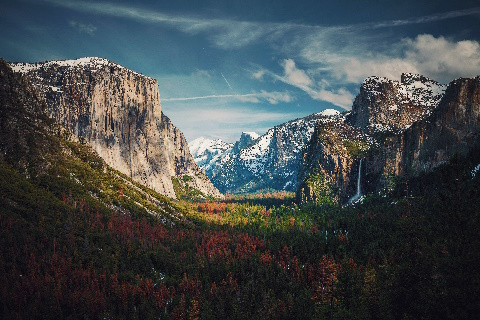
#> input picture _input_images/aniket-deole-M6XC789HLe8-unsplash.jpg, 480 x 320 px, given in place of andrew-ly-5AftAzShDDQ-unsplash.jpg, which was not available
$ python batch_processing.py   (older library calls are emulated)
#> lines starting #> are read from the running program, lines starting #| are printed output that depends on the picture; pictures that were not available may be replaced by others from this repository, and a replacement may not be noted
### genetic_algorithms/common/run.py
from datetime import datetime
import logging
import os
from pathlib import Path
import pickle
from runpy import run_path
from shutil import rmtree
from typing import Any, Dict, Optional

import cv2

from genetic_algorithms.common.genetic_algorithm_protocol import GeneticAlgorithm
from genetic_algorithms.common.genetic_algorithm_generator import make_genetic_algorithm_generator


logger = logging.getLogger(__name__)


DECIMALS = 3
SCORE_MULTIPLIER = 10 ** DECIMALS


def run_genetic_algorithm_strategy(
    output_directory_path       : Path,
    genetic_algorithm_strategy  : GeneticAlgorithm,
    n_iterations_patience       : int,
    score_interval              : int,
    is_pickling_desired         : bool,
    termination_score           : int,
) -> Any:
    last_rounded_score = 100 * SCORE_MULTIPLIER
    last_written_score = last_rounded_score
    n_iterations_with_same_score = 0
    last_update_time = datetime.now()

    genetic_generator = make_genetic_algorithm_generator( genetic_algorithm_strategy )

    # [7 lines left out: function write_results, not called in this run]

    logger.info('Running visual genetic algorithm')
    start_time = datetime.now()
    best_specimen_raw = None  # just to make sure that the variable exists in case the generator is empty
    for generation, best_image_rgb, best_score, best_specimen_raw in genetic_generator:
        current_update_time = datetime.now()
        update_time_microseconds = ( current_update_time - last_update_time ).microseconds
        last_update_time = current_update_time

        # we want to use the score (commonly an equality percentage) and 3 decimals
        rounded_score = round( best_score * 100 * SCORE_MULTIPLIER )
        report_string = f'gen_{generation:06d}__dt_{update_time_microseconds}_ms__score_{rounded_score}'

        logger.info( report_string )

        # if score does not change, have patience.
        if rounded_score == last_rounded_score:
            n_iterations_with_same_score += 1
        else:
            n_iterations_with_same_score = 0

            # We only write images if they show enough improvement compared to the last written one
            if last_written_score - rounded_score >= score_interval:
                write_results( report_string, best_image_rgb, best_specimen_raw)
                last_written_score = rounded_score

        # if ran out of patience, write the final result, and break
        if (
            n_iterations_with_same_score == n_iterations_patience
            or rounded_score <= termination_score
        ):
            write_results( report_string, best_image_rgb, best_specimen_raw)
            logger.info( 'Ran out of patience' )
            break

        last_rounded_score = rounded_score

    end_time = datetime.now()
    convergence_time = end_time - start_time
    logger.info( f'Converged in {convergence_time.seconds} seconds.' )
    logger.info( 'DONE' )
    return best_specimen_raw


def _load_get_function_from_python_file( path : Path ):
    module   = run_path( str( path ) )
    f_get    = module.get( 'get' )
    return f_get


def run_genetic_algorithm_by_name(
        input_image_path        : Path,
        output_directory_path   : Path,
        algorithm_file_name     : str,
        algorithm_arguments     : Optional[Dict] = None,
        n_iterations_patience   : int   = 100,
        score_interval          : int   = 500,
        is_pickling_desired     : bool  = True,
        termination_score       : int   = 3500
) -> Any:

    logger.info( f'Loading input image from {input_image_path}' )
    target_image = cv2.imread( str( input_image_path ) )
    assert target_image is not None, f"Could not read target_image: {input_image_path}"

    logger.info( f'Ensuring an empty output directory' )
    if output_directory_path.exists():
        rmtree( output_directory_path )
    os.mkdir( f'{output_directory_path}' )

    root_directory_path = Path(__file__).parent.parent.parent
    logger.info( f'Looking for algorithm with name "{algorithm_file_name}"' )
    algorithm_file_path = Path(f'{root_directory_path}/genetic_algorithms/impl/{algorithm_file_name}.py')
    logger.info( f'Loading algorithm from {algorithm_file_path}' )
    f_get = _load_get_function_from_python_file( algorithm_file_path )

    algorithm_arguments = algorithm_arguments or { }
    genetic_algorithm = f_get(target_image, **algorithm_arguments)

    result = run_genetic_algorithm_strategy(
        output_directory_path,
        genetic_algorithm,
        n_iterations_patience,
        score_interval,
        is_pickling_desired,
        termination_score
    )
    return result


# [33 lines left out: function run_genetic_algorithm_pointillism, not called in this run]

### genetic_algorithms/common/simple_genetic_algorithm_base.py
from typing import Tuple
from abc import ABC, abstractmethod

from genetic_algorithms.common.reproduction import asexual_copy_reproduction
from genetic_algorithms.common.fitness import get_fitness_from_absolute_difference_image
from genetic_algorithms.common.selection import select_top_n
from utils.absolute_difference_image import get_absolute_difference_image

from genetic_algorithms.common.genetic_algorithm_protocol import (
    Specimen,
    Population,
    FitnessScores,
    Image,
)


class SimpleGeneticAlgorithmBase( ABC ):

    """
    This Abstract base class defines default implementations for many of the GeneticAlgorithm methods.
    Conceptually I do not think they are typical default implementation for genetic algorithms in general,
    but they turned out to be useful defaults for the genetic algorithms I created.

    Note that an argument could be made that as a genetic algorithm this is very minimal,
    because the reproduction is asexual and there is no crossover of genes from different parents,
    and survival of the fittest boils down to whether the last mutation was an improvement or not,
    because n_selection is also 1 by default.
    This could have been written as a big for loop,
    but the benefit of a genetic/evolutionary setup is that you can easily experiment with many cool variations!
    """

    def __init__( self, target_image : Image, n_population : int = 1, n_selection : int = 1 ):
        self._target_image = target_image
        self._n_population = n_population
        self._n_selection = n_selection
        self._height, self._width, self._channels = self._target_image.shape

    # [14 lines left out: functions get_initial_population, apply_mutation_inplace, not called in this run]

    def apply_reproduction( self, population : Population ) -> Population:
        """
        Note that currently the parent populations is always added back to the population after mutations.
        This is to guarantee the best fitness score of the population will never become worse.
        Even if all mutations are bad, the same parents will be selected again,
        and the best score for the generation will be equal to that of the previous.
        """
        return asexual_copy_reproduction( population, self._n_population )

    # [28 lines left out: functions get_fitness, apply_selection, get_specimen_image_rgb, not called in this run]

    def is_done( self ) -> bool:
        # By default, a genetic algorithm itself wants to run indefinitely
        # However, the code that runs the genetic algorithm might impose additional termination criteria
        return False

### utils/image_gradient.py
import cv2
import math

import numpy as np

from primitives.point import Point


class ImageGradient:

    def __init__( self, image : np.ndarray, is_hsv : bool = False, blur_kernel_size = None, blur_magnitude = 0 ) :

        if blur_kernel_size is None :
            blur_kernel_size = int( min( image.shape[ :2 ] ) / 50 )
        if blur_kernel_size % 2 == 0 :
            blur_kernel_size += 1

        if is_hsv:
            bgr = cv2.cvtColor( image, cv2.COLOR_HSV2BGR )
            gray = cv2.cvtColor( bgr, cv2.COLOR_BGR2GRAY )
        else:
            gray = cv2.cvtColor( image, cv2.COLOR_BGR2GRAY )

        dx = cv2.Scharr( gray, cv2.CV_32F, 1, 0 )
        dy = cv2.Scharr( gray, cv2.CV_32F, 0, 1 )

        blur_kernel_size_2d = (blur_kernel_size, blur_kernel_size)
        self._dx = cv2.GaussianBlur( dx, blur_kernel_size_2d, blur_magnitude )
        self._dy = cv2.GaussianBlur( dy, blur_kernel_size_2d, blur_magnitude )


    # [12 lines left out: functions get_direction, get_magnitude, not called in this run]

### utils/color_palette.py
import itertools
import random
import numpy as np

import cv2
from sklearn.cluster import KMeans

from primitives.color import HSVColor


DEFAULT_COLOR_DELTAS = itertools.product(
    [ 0, 10, -10 ], # B or Hue deltas
    [ 0, 30 ], # G or Saturation deltas
    [ 0 ], # R or Value deltas
)


def color_distance(color1, color2):
    return np.linalg.norm(np.array(color1) - np.array(color2))


def write_palette_image( palette, n_main_colors : int, out_path : str, is_hsv : bool, section_size = 50 ) -> None:
    n_total_colors = len( palette )
    n_variations = int( n_total_colors / n_main_colors )

    palette_width = n_variations * section_size
    palette_height = n_main_colors * section_size

    palette_image = np.zeros( ( palette_height, palette_width, 3 ), dtype = np.uint8 )
    palette_image.fill( 255 )  # Fill with white

    for i, color in enumerate( palette ):
        x_min = ( i // n_main_colors ) * section_size
        y_min = ( i % n_main_colors ) * section_size
        x_max = x_min + section_size
        y_max = y_min + section_size
        cv2.rectangle( palette_image, ( x_min, y_min ), ( x_max, y_max ), color, -1 )

    if is_hsv:
        palette_image = cv2.cvtColor( palette_image, cv2.COLOR_HSV2BGR )

    cv2.imwrite( out_path, palette_image )
    print(f'Wrote color palette to "{out_path}"')


class ColorPalette:

    def __init__(
            self,
            image : np.ndarray,
            is_hsv : bool,
            n_colors : int = 17,
            color_deltas = DEFAULT_COLOR_DELTAS,
            out_path = None,
    ):

        # determine the main colors in the image
        clustering_obj = KMeans(n_clusters=n_colors)
        clustering_obj.fit(image.reshape(-1,3))
        main_colors = np.array( clustering_obj.cluster_centers_ )

        # Sort the colors based on their similarity (Euclidean distance)
        reference_color = np.array( [ 0, 0, 0 ], dtype = np.uint8 )  # Black color as a reference
        color_similarity = np.array( [ color_distance( color, reference_color ) for color in main_colors ] )
        sorted_indices = np.argsort( color_similarity )
        main_colors = main_colors[ sorted_indices ]

        # create variations on the main colors, using specified deltas
        palette = []
        for current_delta in color_deltas:
            new_colors = np.add(main_colors, current_delta)

            # Compensate for hsv boundaries
            # Since Hue is cyclical we fix it using a modulus
            if is_hsv:
                new_colors[:,0] %= 180

            new_colors = np.minimum( new_colors, np.array([255, 255, 255]))
            new_colors = np.maximum( new_colors, np.array([  0,   0,   0]))
            palette.extend(new_colors)

        self.colors = np.array( palette )

        if out_path:
            write_palette_image( palette, n_colors, out_path, is_hsv )


    # [9 lines left out: function get_matching_color_with_probabilities, not called in this run]

### primitives/color.py
import random
from typing import NewType, Union

from primitives.image import Image
from utils import random_shift_within_range

import cv2
import numpy as np


BGRColor = NewType( 'BGRColor', tuple[ int, int, int ] )
HSVColor = NewType( 'HSVColor', tuple[ int, int, int ] )
Color = Union[ BGRColor, HSVColor ]


# [6 lines left out: function random_hsv_color, not called in this run]


# The function for random hue, saturation, value,
# might be useful in the future
# if you want to do more fine-grained mutations


def random_color_hue() -> int:
    random_h = int( random.random() * 179 )
    return random_h


def random_color_saturation() -> int:
    random_s = int( random.random() * 255 )
    return random_s


def random_color_value() -> int:
    random_v = int( random.random() * 255 )
    return random_v


# [26 lines left out: functions random_shift_color_hue, random_shift_color_saturation, random_shift_color_value, not called in this run]


def get_blank_image_like( example_image, use_hsv = False ) -> Image:
    blank_image = np.zeros_like( example_image )
    blank_image.fill( 255 )
    if use_hsv:
        blank_image = cv2.cvtColor( blank_image, cv2.COLOR_BGR2HSV )
    return blank_image

### utils/absolute_difference_image.py
import cv2
import numpy as np


def get_absolute_difference_image( specimen_image, target_image ) -> np.ndarray:
    diff_image_3 = cv2.absdiff(
        np.array( specimen_image, np.int16 ),
        np.array( target_image, np.int16 )
    )
    diff_image_1 = np.sum(diff_image_3, axis=2) / 3 # divide by 3 because we summed 3 channels
    return diff_image_1

### genetic_algorithms/common/reproduction.py
import copy
import random

from genetic_algorithms.common.genetic_algorithm_protocol import Population


# [38 lines left out: functions specimen_random_distribute_crossover, random_list_crossover, not called in this run]


def asexual_copy_reproduction( parent_population, target_size ):
    n_copies, n_remainder = divmod( target_size, len(parent_population) )
    new_population = []
    for _ in range(n_copies):
        new_population.extend( copy.deepcopy(parent_population))
    new_population.extend( copy.deepcopy(parent_population[:n_remainder]))
    return new_population

### utils/sample_weighted_position_from_image.py
from primitives.point import Point

import numpy as np


def sample_weighted_position_from_image( diff_image ) -> Point:
    flat_indices = np.arange( np.product( diff_image.shape ) )
    flat_weights = diff_image.ravel()
    sum_weights = np.sum( flat_weights )
    flat_probabilities = flat_weights / sum_weights
    random_flat_index = np.random.choice(flat_indices, p=flat_probabilities )
    position = np.unravel_index( random_flat_index, diff_image.shape )
    return Point( int( position[1]), int(position[0]) )

### genetic_algorithms/common/genetic_algorithm_generator.py
import random

from genetic_algorithms.common.genetic_algorithm_protocol import GeneticAlgorithm
from typing import Generator

import numpy as np


def make_genetic_algorithm_generator( genetic_algorithm : GeneticAlgorithm, random_seed : int = 1337 ) -> Generator:
    """
    A generator that for every iteration of the genetic algorithm returns results
    """
    # use a seed to make things reproducible
    random.seed( random_seed )
    np.random.seed( random_seed )

    generation_index = 0
    parent_population = genetic_algorithm.get_initial_population()

    while not genetic_algorithm.is_done():
        generation_index += 1

        # Note that performing reproduction for the first time,
        # might not result in any offspring.
        population = genetic_algorithm.apply_reproduction( parent_population )
        genetic_algorithm.apply_mutation_inplace( population )

        # add non-mutated parents back to population,
        # to guarantee that fitness scores will never become worse
        population += parent_population

        fitness_scores = genetic_algorithm.get_fitness( population )
        selected_population, selected_fitness_scores = genetic_algorithm.apply_selection(
            population,
            fitness_scores,
        )

        # Sort population on fitness
        # Lower fitness score is better!
        scored_population = zip( selected_population, selected_fitness_scores )
        get_fitness = lambda t : t[ 1 ]
        population_sorted, fitness_scores_sorted = zip( *sorted( scored_population, key = get_fitness ) )
        best_specimen = population_sorted[0]

        # This population will be the parents of the next generation
        parent_population = list(population_sorted)

        best_image = genetic_algorithm.get_specimen_image_rgb(best_specimen)
        best_score = fitness_scores_sorted[0]

        yield generation_index, best_image, best_score, best_specimen

### mains/batch_processing.py
import itertools
import logging
from pathlib import Path

from genetic_algorithms.common.run import run_genetic_algorithm_by_name
from redraw import redraw_painting_at_4k, redraw_pointillism_as_svg

import cv2


logger = logging.getLogger(__name__)


ROOT_DIR                        = Path( __file__ ).parent.parent
DEFAULT_INPUT_IMAGE_PATH        = ROOT_DIR / '_input_images'
DEFAULT_OUTPUT_DIRECTORY_PATH   = ROOT_DIR / 'results'
DEFAULT_BRUSH_DIRECTORY         = ROOT_DIR / '_input_images/brushes'


UNSPLASH_IMAGES = [
    "calvin-mano-CXS27RrJObQ-unsplash.jpg",
    "damian-patkowski-T-LfvX-7IVg-unsplash.jpg",
    "elisa-stone-ceKhGIXOGtA-unsplash.jpg",
    "faris-mohammed-jeRcm7wI-Hw-unsplash.jpg",
    "jaime-spaniol-RvV6qccrbkA-unsplash.jpg",
    "jeremy-bishop-rigCO5cf22I-unsplash.jpg",
    "pine-watt-2Hzmz15wGik-unsplash.jpg",
    "ricardo-frantz-D9lDqguxy4Y-unsplash.jpg",
    "sagar-kulkarni-8Td8zBzoAfM-unsplash.jpg",
    "tim-mossholder-cO5-QcKIR9o-unsplash.jpg",
    "bailey-zindel-NRQV-hBF10M-unsplash.jpg",
]


# [41 lines left out: functions painting, abstract, not called in this run]


CITIES_IMAGES = [
    'denys-nevozhai-2vmT5_FeMck-unsplash.jpg'
]


def pointillism():
    images = [
        # 'tim-mossholder-cO5-QcKIR9o-unsplash.jpg',
        # 'david-clode-oTMGUchAwTQ-unsplash.jpg',
        # 'hasse-lossius-j9CIeJZIECk-unsplash.jpg',
        # 'olga-kononenko-Ltyfaze30SA-unsplash.jpg',
        'andrew-ly-5AftAzShDDQ-unsplash.jpg',
    ]
    for image_name in images:
        image_directory_name = f'{Path( image_name ).stem}'
        output_directory_path = DEFAULT_OUTPUT_DIRECTORY_PATH / image_directory_name
        use_hsv = True
        args = {
            'input_image_path' : DEFAULT_INPUT_IMAGE_PATH / image_name,
            'output_directory_path' : output_directory_path,
            'algorithm_file_name' : 'pointillism',
            'is_pickling_desired' : True,
            'algorithm_arguments' : {
                'out_path_color_palette' : f'{output_directory_path}/{"color_palette.png"}',
                'use_hsv' : use_hsv,
            },
        }

        result = run_genetic_algorithm_by_name( **args )
#> in run_genetic_algorithm_by_name, target_image is the input picture: shape (320, 480, 3); mean B, G, R 75.2, 72.9, 67.2
#> in __init__, `gray = cv2.cvtColor( bgr, cv2.COLOR_BGR2GRAY )`:
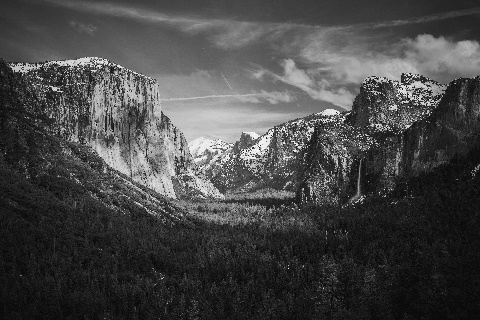
#> gray: shape (320, 480); min 1, max 253, mean 71.1
#> in __init__, `dx = cv2.Scharr( gray, cv2.CV_32F, 1, 0 )`:
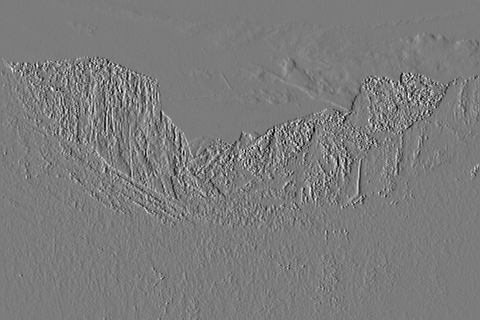
#> dx: shape (320, 480) float32; min -2806, max 2965, mean 0.6; drawn with min black and max white
#> in __init__, `self._dx = cv2.GaussianBlur( dx, blur_kernel_size_2d, blur_magnitude )`:
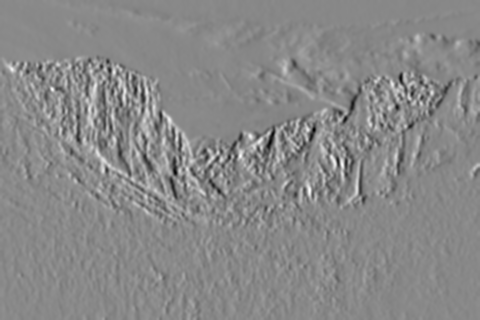
#> self._dx: shape (320, 480) float32; min -1095.4, max 950.1, mean 0.6; drawn with min black and max white
#> in __init__, `self._dy = cv2.GaussianBlur( dy, blur_kernel_size_2d, blur_magnitude )`:
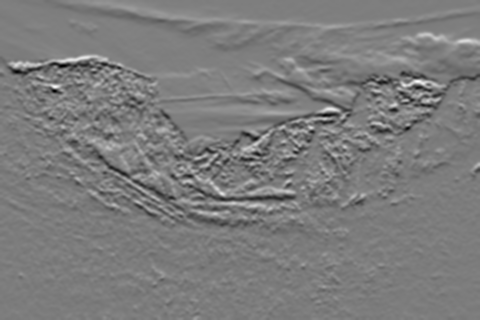
#> self._dy: shape (320, 480) float32; min -1123.9, max 1166.2, mean -3.7; drawn with min black and max white
#> after the loop in write_palette_image, `for i, color in enumerate( palette ):`:
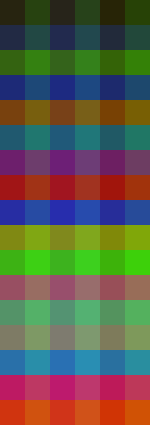
#> palette_image: shape (850, 300, 3) (shown at 1/2 size); mean of channels 0, 1, 2 74.3, 92.9, 94.4; drawn as B, G, R
#> in write_palette_image, `palette_image = cv2.cvtColor( palette_image, cv2.COLOR_HSV2BGR )`:
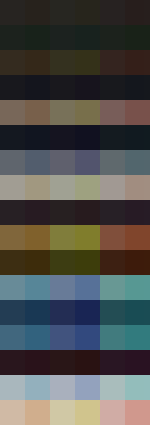
#> palette_image: shape (850, 300, 3) (shown at 1/2 size); mean B, G, R 76.8, 79.7, 79.1
#> in get_absolute_difference_image, `diff_image_1 = np.sum(diff_image_3, axis=2) / 3`:
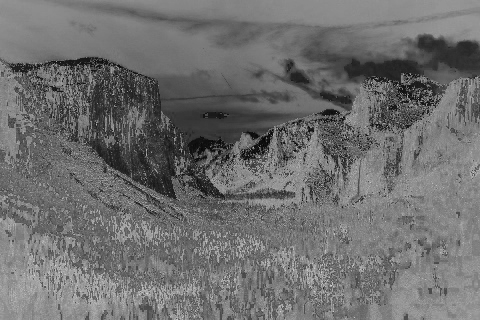
#> diff_image_1: shape (320, 480) float64; min 4.67, max 223, mean 110.9
#> in asexual_copy_reproduction, `n_copies, n_remainder = divmod( target_size, len(parent_population) )`: n_copies = 1; n_remainder = 0
#> in sample_weighted_position_from_image, `sum_weights = np.sum( flat_weights )`: sum_weights = 17031788.7
#> in sample_weighted_position_from_image, `random_flat_index = np.random.choice(flat_indices, p=flat_probabilitie..`: random_flat_index = 40599
#> in sample_weighted_position_from_image, `position = np.unravel_index( random_flat_index, diff_image.shape )`: position = (84, 279)
        result_image = result.cached_image
        if use_hsv:
            result_image = cv2.cvtColor( result_image, cv2.COLOR_HSV2BGR )

        out_path_without_extension = f'{output_directory_path}/final_result'
        cv2.imwrite( f'{out_path_without_extension}.png', result_image )
        result_svg = redraw_pointillism_as_svg( result, use_hsv )
        result_svg.saveas( f'{out_path_without_extension}.svg' )
        logger.info( f'Wrote final results to {out_path_without_extension}' )


if __name__ == '__main__':
    logging.basicConfig( level = logging.INFO )
    # painting()
    pointillism()
#> (the call stopped at in sample_weighted_position_from_image, `return Point( int( position[1]), int(position[0]) )`: primitives is not available in this run)
    # abstract()

$ run again, on _input_images/mick-haupt-2NQUZsSFkao-unsplash.jpg
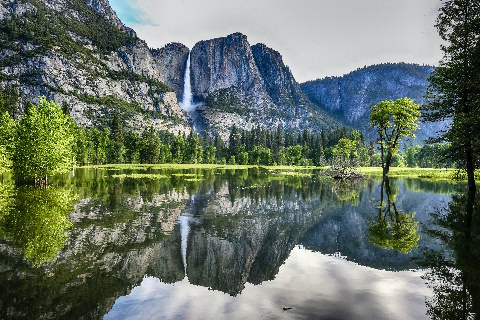
#> input picture _input_images/mick-haupt-2NQUZsSFkao-unsplash.jpg, 480 x 320 px, given in place of andrew-ly-5AftAzShDDQ-unsplash.jpg, which was not available
#> in run_genetic_algorithm_by_name, target_image is the input picture: shape (320, 480, 3); mean B, G, R 103.5, 115.3, 104.3
#> self._target_image: shape (320, 480, 3); mean H, S, V 69.7, 80.7, 121.4
#> after the loop in write_palette_image, `for i, color in enumerate( palette ):`:
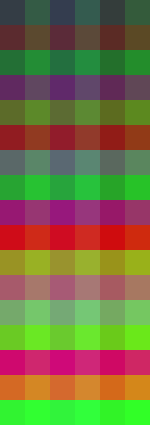
#> palette_image: shape (850, 300, 3) (shown at 1/2 size); mean of channels 0, 1, 2 65.4, 112.1, 118.2; drawn as B, G, R
#> blank_image: shape (320, 480, 3); mean H, S, V 0, 0, 255
#> diff_image_3: shape (320, 480, 3) int16; mean H, S, V 69.7, 80.7, 133.6
#> in get_absolute_difference_image, `diff_image_1 = np.sum(diff_image_3, axis=2) / 3`:
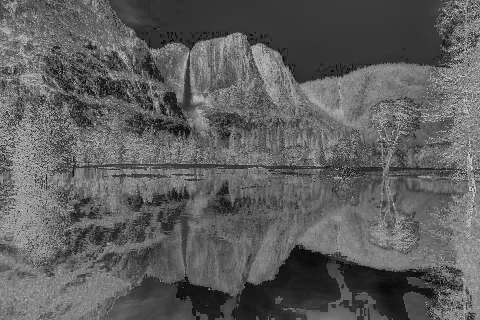
#> diff_image_1: shape (320, 480) float64; min 0, max 211.3, mean 94.7
#> n_copies = 1; n_remainder = 0
#> sum_weights = 14539615.7
#> random_flat_index = 43972
#> position = (91, 292)
